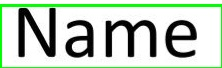
#> input picture temp/$0.jpg, 222 x 68 px
$ python -i proc.py   (imports and definitions only)
#> lines starting #> are read from the running program, lines starting #| are printed output that depends on the picture; after the words box and inside, x2 and y2 are one past the last pixel; in counts of white or black regions, pixels touching at a corner belong together
### modules/log.py
DEFAULT = '\033[0m'; BOLD = '\033[1m';ITALIC = '\033[3m';UNDERLINE = '\033[4m';UNDERLINE_THICK = '\033[21m';HIGHLIGHTED = '\033[7m';HIGHLIGHTED_BLACK = '\033[40m';HIGHLIGHTED_RED = '\033[41m';HIGHLIGHTED_GREEN = '\033[42m';HIGHLIGHTED_YELLOW = '\033[43m';HIGHLIGHTED_BLUE = '\033[44m';HIGHLIGHTED_PURPLE = '\033[45m';HIGHLIGHTED_CYAN = '\033[46m';HIGHLIGHTED_GREY = '\033[47m';HIGHLIGHTED_GREY_LIGHT = '\033[100m';HIGHLIGHTED_RED_LIGHT = '\033[101m';HIGHLIGHTED_GREEN_LIGHT = '\033[102m';HIGHLIGHTED_YELLOW_LIGHT = '\033[103m';HIGHLIGHTED_BLUE_LIGHT = '\033[104m';HIGHLIGHTED_PURPLE_LIGHT = '\033[105m';HIGHLIGHTED_CYAN_LIGHT = '\033[106m';HIGHLIGHTED_WHITE_LIGHT = '\033[107m';STRIKE_THROUGH = '\033[9m';MARGIN_1 = '\033[51m';MARGIN_2 = '\033[52m';BLACK = '\033[30m';RED_DARK = '\033[31m';GREEN_DARK = '\033[32m';YELLOW_DARK = '\033[33m';BLUE_DARK = '\033[34m';PURPLE_DARK = '\033[35m';CYAN_DARK = '\033[36m';GREY_DARK = '\033[37m';BLACK_LIGHT = '\033[90m';RED = '\033[91m';GREEN = '\033[92m';YELLOW = '\033[93m';BLUE = '\033[94m';PURPLE = '\033[95m';CYAN = '\033[96m';WHITE = '\033[97m'  # noqa
echo = lambda values, color: print("%s%s%s" % (color, values, DEFAULT)) if color else print("%s%s" % (values, DEFAULT))

def log(message, type):
    if type == "info":
        echo(message, BLUE)
    elif type == "warning":
        echo(message, YELLOW)
    elif type == "error":
        echo(message, RED)
    elif type == "success":
        echo(message, GREEN)
    else:
        echo(message, DEFAULT)

### core/proc.py
import cv2 as cv
import numpy as np
import subprocess
from modules import log

def ppath(path):
    path = path.split(".")
    path [-2] += "_"
    path = ".".join(path)
    return path

#Grayscale the image
def grayscale(img):
    gray = cv.cvtColor(img, cv.COLOR_BGR2GRAY)

    return gray

import cv2 as cv

# Threshold the image
def threshold(img, threshold_value=128):
    # For example, using a threshold value of 128
    _, thresh = cv.threshold(img, threshold_value, 255, cv.THRESH_BINARY)

    return thresh

# Invert the image
def invert(img):
    # Invert the image
    inverted = cv.bitwise_not(img)

    return inverted

#Here we are going to make all the lines and any shapes in the image thicker. This will help us to correctly identify the “contours” and hopefully the “contour” that makes up the largest box. We are hoping that the largest box is the table.
def dilate(img):
    # Create a kernel
    kernel = cv.getStructuringElement(cv.MORPH_RECT, (3, 3))

    # Dilate the image
    dilated = cv.dilate(img, kernel)

    return dilated

# Find the contours
def perspective(img, path):
    fresh = cv.imread(path)
    # Find the contours
    contours, _ = cv.findContours(img, cv.RETR_EXTERNAL, cv.CHAIN_APPROX_SIMPLE)

    # filter out the contours that are not rectangles
    rects = []
    for contour in contours:
        peri = cv.arcLength(contour, True)
        approx = cv.approxPolyDP(contour, 0.02 * peri, True)
        if len(approx) == 4:
            rects.append(approx)

    # find the largest rectangle
    largest = None
    largest_area = 0
    for rect in rects:
        area = cv.contourArea(rect)
        if area > largest_area:
            largest = rect
            largest_area = area

    # perspective transform to the largest rectangle
    if largest is not None:
        # get the points of the rectangle
        pts = largest.reshape(4, 2)
        rect = np.zeros((4, 2), dtype="float32")

        # the top-left point has the smallest sum
        # the bottom-right point has the largest sum
        s = pts.sum(axis=1)
        rect[0] = pts[np.argmin(s)]
        rect[2] = pts[np.argmax(s)]

        # the top-right point has the smallest difference
        # the bottom-left point has the largest difference
        diff = np.diff(pts, axis=1)
        rect[1] = pts[np.argmin(diff)]
        rect[3] = pts[np.argmax(diff)]

        # get the width and height of the rectangle
        (tl, tr, br, bl) = rect
        widthA = np.sqrt(((br[0] - bl[0]) ** 2) + ((br[1] - bl[1]) ** 2))
        widthB = np.sqrt(((tr[0] - tl[0]) ** 2) + ((tr[1] - tl[1]) ** 2))
        maxWidth = max(int(widthA), int(widthB))

        heightA = np.sqrt(((tr[0] - br[0]) ** 2) + ((tr[1] - br[1]) ** 2))
        heightB = np.sqrt(((tl[0] - bl[0]) ** 2) + ((tl[1] - bl[1]) ** 2))
        maxHeight = max(int(heightA), int(heightB))

        # get the destination points
        dst = np.array([
            [0, 0],
            [maxWidth - 1, 0],
            [maxWidth - 1, maxHeight - 1],
            [0, maxHeight - 1]], dtype="float32")

        # get the perspective transform matrix
        M = cv.getPerspectiveTransform(rect, dst)

        # warp the image
        warped = cv.warpPerspective(fresh, M, (maxWidth, maxHeight))

        # return the warped image
        return warped
    else:
        log.log("No rectangle found", "warning")
        return fresh

# add padding to the image (10 %)
def add_padding(img, path):
    # get the dimensions of the image
    h, w = img.shape[:2]

    # calculate the padding
    pad = int(0.1 * h)

    # add the padding
    padded = cv.copyMakeBorder(img, pad, pad, pad, pad, cv.BORDER_CONSTANT, value=[255, 255, 255])

    # save the warped image
    cv.imwrite(path, padded)

    return padded

def erode_horizontal_lines(img):

    ver = np.array([[1],
            [1],
            [1],
            [1],
            [1],
            [1],
            [1]])

    eroded = cv.erode(img, ver, iterations=10)

    return eroded

def erode_vertical_lines(img):
    # Create a vertical kernel
    kernel_size = (1, 7)  # Adjust the kernel size as needed
    kernel = np.ones(kernel_size, np.uint8)

    # Perform erosion
    eroded = cv.erode(img, kernel, iterations=10)  # Adjust the number of iterations as needed

    return eroded

def erode_lines(img):
    img = grayscale(img)
    img = threshold(img)
    img = invert(img)

    hori = erode_horizontal_lines(img)
    vert = erode_vertical_lines(img)

    combined = cv.add(hori, vert)

    #dilate_combined_image_to_make_lines_thicker
    kernel = cv.getStructuringElement(cv.MORPH_RECT, (2, 2))
    combined = cv.dilate(combined, kernel, iterations=5)

    #subtract the lines from the image
    combined = cv.subtract(img, combined)

    #remove noise and dilate the image
    kernel = cv.getStructuringElement(cv.MORPH_RECT, (2, 2))
    combined = cv.erode(combined, kernel, iterations=1)
    combined = cv.dilate(combined, kernel, iterations=1)

    return combined

# Process the image
def process(path):

    # Read the image
#> called with path = '../temp/$0.jpg'
    img = cv.imread(path)
#> img is the input picture: shape (68, 222, 3); mean B, G, R 188.2, 204.1, 188.2

    # Convert the image to grayscale
    img = grayscale(img)
#> in grayscale, `gray = cv.cvtColor(img, cv.COLOR_BGR2GRAY)`:
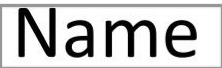
#> gray: shape (68, 222); min 0, max 255, mean 197.5

    # Threshold the image
    img = threshold(img)
#> in threshold, `_, thresh = cv.threshold(img, threshold_value, 255, cv.THRESH_BINARY)`:
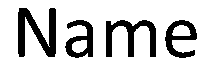
#> thresh: shape (68, 222); 80.8% white; 4 black regions, box (x1, y1, x2, y2) and area: (18, 8, 56, 57) 977, (106, 20, 156, 57) 809, (165, 20, 197, 58) 563, (65, 20, 93, 58) 549

    # Invert the image
    img = invert(img)

    # Dilate the image
    img = dilate(img)
#> in dilate, `dilated = cv.dilate(img, kernel)`:
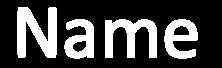
#> dilated: shape (68, 222); 26.8% white; 4 white regions

    # Find the contours and apply perspective transform
    img = perspective(img, path)
#> in perspective, `contours, _ = cv.findContours(img, cv.RETR_EXTERNAL, cv.CHAIN_APPROX_S..`: contours = 4 contours; box (x1, y1, x2, y2) and area: (17, 7, 57, 58) 1172, (105, 19, 157, 58) 992, (164, 19, 198, 59) 844, (64, 19, 94, 59) 818
#> the loop in perspective, `for contour in contours:` made 4 passes
#> peri on passes 1 to 4: 170.6, 294, 166.3, 289.3
#> after the loop in perspective, `for contour in contours:`: rects = []
#> after the loop in perspective, `for rect in rects:`: largest_area = 0

    # Add padding to the image
    img = add_padding(img, path)
#> in add_padding, `padded = cv.copyMakeBorder(img, pad, pad, pad, pad, cv.BORDER_CONSTANT..`:
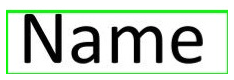
#> padded: shape (80, 234, 3); mean B, G, R 201.1, 213.9, 201.1

    # Erode the vertical lines
    img = erode_lines(img)
#> in grayscale (call 2), `gray = cv.cvtColor(img, cv.COLOR_BGR2GRAY)`:
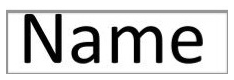
#> gray: shape (80, 234); min 0, max 255, mean 208.6
#> call 2 of threshold, with threshold_value = 128
#> in threshold (call 2), `_, thresh = cv.threshold(img, threshold_value, 255, cv.THRESH_BINARY)`:
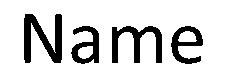
#> thresh: shape (80, 234); 84.5% white; 4 black regions, box (x1, y1, x2, y2) and area: (24, 14, 62, 63) 977, (112, 26, 162, 63) 809, (171, 26, 203, 64) 563, (71, 26, 99, 64) 549
#> in erode_horizontal_lines, `eroded = cv.erode(img, ver, iterations=10)`: eroded: shape (80, 234); every value is 0
#> in erode_lines, `combined = cv.erode(combined, kernel, iterations=1)`: combined: shape (80, 234); 12.4% white; 4 white regions, box (x1, y1, x2, y2) and area: (25, 15, 62, 63) 811, (113, 27, 162, 63) 651, (172, 27, 203, 64) 437, (72, 27, 99, 64) 427
#> in erode_lines, `combined = cv.dilate(combined, kernel, iterations=1)`:
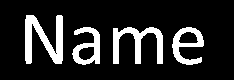
#> combined: shape (80, 234); 15.5% white; 4 white regions, box (x1, y1, x2, y2) and area: (25, 15, 63, 64) 977, (113, 27, 163, 64) 809, (172, 27, 204, 65) 563, (72, 27, 100, 65) 548

    cv.imwrite(ppath(path), img)

    return ppath(path)

>>> result = process('../temp/$0.jpg')

$ run again, on temp/$1.jpg
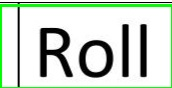
#> input picture temp/$1.jpg, 172 x 88 px
#> in process, img is the input picture: shape (88, 172, 3); mean B, G, R 199.3, 213.1, 199.3
#> in threshold, `_, thresh = cv.threshold(img, threshold_value, 255, cv.THRESH_BINARY)`:
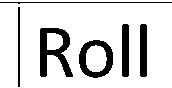
#> thresh: shape (88, 172); 83.7% white; 6 black regions, box (x1, y1, x2, y2) and area: (40, 28, 73, 77) 803, (79, 40, 113, 78) 590, (122, 24, 129, 77) 367, (140, 24, 147, 77) 367, (0, 2, 172, 4) 174, (18, 7, 20, 87) 160
#> in dilate, `dilated = cv.dilate(img, kernel)`:
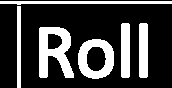
#> dilated: shape (88, 172); 24.8% white; 6 white regions
#> contours = 6 contours; box (x1, y1, x2, y2) and area: (39, 27, 74, 78) 1177, (78, 39, 114, 79) 1141, (139, 23, 148, 78) 430, (121, 23, 130, 78) 430, (0, 1, 172, 5) 346, (17, 6, 21, 88) 243
#> the loop in perspective, `for contour in contours:` made 6 passes
#> (peri, approx) on passes 3, 4, 6: (121.7, [[140, 23], [139, 76], [146, 77], [147, 24]]), (121.7, [[122, 23], [121, 76], [128, 77], [129, 24]]), (346.8, [[0, 1], [171, 3]])
#> after the loop in perspective, `for contour in contours:`: rects = 2 contours; box (x1, y1, x2, y2) and area: (139, 23, 148, 78) 372, (121, 23, 130, 78) 372
#> the loop in perspective, `for rect in rects:` made 2 passes
#> (area, largest, largest_area) on pass 1: (372, [[140, 23], [139, 76], [146, 77], [147, 24]], 372)
#> after the loop in perspective, `for rect in rects:`: largest_area = 372
#> pts = [[140, 23], [139, 76], [146, 77], [147, 24]]
#> s = [163, 215, 223, 171]
#> diff = [-117, -63, -69, -123]

$ run again, on temp/$11.jpg
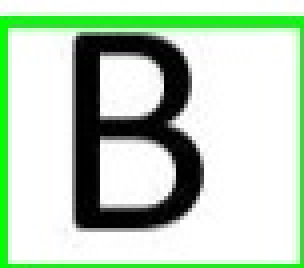
#> input picture temp/$11.jpg, 76 x 67 px (shown 4 times larger)
#> in process, img is the input picture: shape (67, 76, 3); mean B, G, R 187.6, 209.5, 187.7
#> in threshold, `_, thresh = cv.threshold(img, threshold_value, 255, cv.THRESH_BINARY)`:
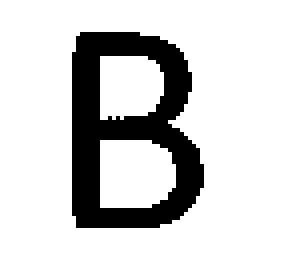
#> thresh: shape (67, 76) (shown 4 times larger); 82.6% white; 1 black region, box (x1, y1, x2, y2) and area: (18, 8, 51, 57) 884
#> inverted: shape (67, 76); 17.4% white; 1 white region, box (x1, y1, x2, y2) and area: (18, 8, 51, 57) 884
#> dilated: shape (67, 76); 23.4% white; 1 white region
#> contours = 1 contour; box (x1, y1, x2, y2) and area: (17, 7, 52, 58) 1508
#> the loop in perspective, `for contour in contours:` made 1 pass
#> peri on pass 1: 159
#> after the loop in perspective, `for contour in contours:`: rects = []
#> after the loop in perspective, `for rect in rects:`: largest_area = 0
#> gray: shape (79, 88)
#> thresh: shape (79, 88); 87.3% white; 1 black region, box (x1, y1, x2, y2) and area: (24, 14, 57, 63) 884
#> eroded: shape (79, 88); every value is 0
#> in erode_lines, `combined = cv.dilate(combined, kernel, iterations=1)`:
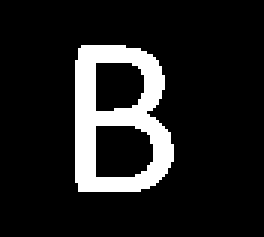
#> combined: shape (79, 88) (shown 3 times larger); 12.7% white; 1 white region, box (x1, y1, x2, y2) and area: (25, 15, 58, 64) 882

$ run again, on temp/$12.jpg
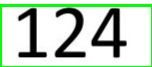
#> input picture temp/$12.jpg, 152 x 67 px
#> in process, img is the input picture: shape (67, 152, 3); mean B, G, R 191.5, 209.3, 191.5
#> thresh: shape (67, 152); 82.7% white; 3 black regions, box (x1, y1, x2, y2) and area: (91, 8, 127, 58) 667, (55, 8, 86, 57) 580, (18, 8, 47, 57) 510
#> dilated: shape (67, 152); 24.1% white; 3 white regions
#> contours = 3 contours; box (x1, y1, x2, y2) and area: (90, 7, 128, 59) 978, (54, 7, 87, 58) 736, (17, 7, 48, 58) 616
#> the loop in perspective, `for contour in contours:` made 3 passes
#> peri on passes 1 to 3: 158.4, 212.3, 179.7
#> after the loop in perspective, `for contour in contours:`: rects = []
#> after the loop in perspective, `for rect in rects:`: largest_area = 0
#> gray: shape (79, 164)
#> thresh: shape (79, 164); 86.4% white; 3 black regions, box (x1, y1, x2, y2) and area: (97, 14, 133, 64) 667, (61, 14, 92, 63) 580, (24, 14, 53, 63) 510
#> eroded: shape (79, 164); every value is 0
#> in erode_lines, `combined = cv.dilate(combined, kernel, iterations=1)`:
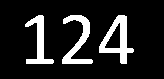
#> combined: shape (79, 164); 13.5% white; 3 white regions, box (x1, y1, x2, y2) and area: (99, 15, 134, 64) 665, (62, 15, 93, 64) 580, (25, 15, 54, 64) 509
